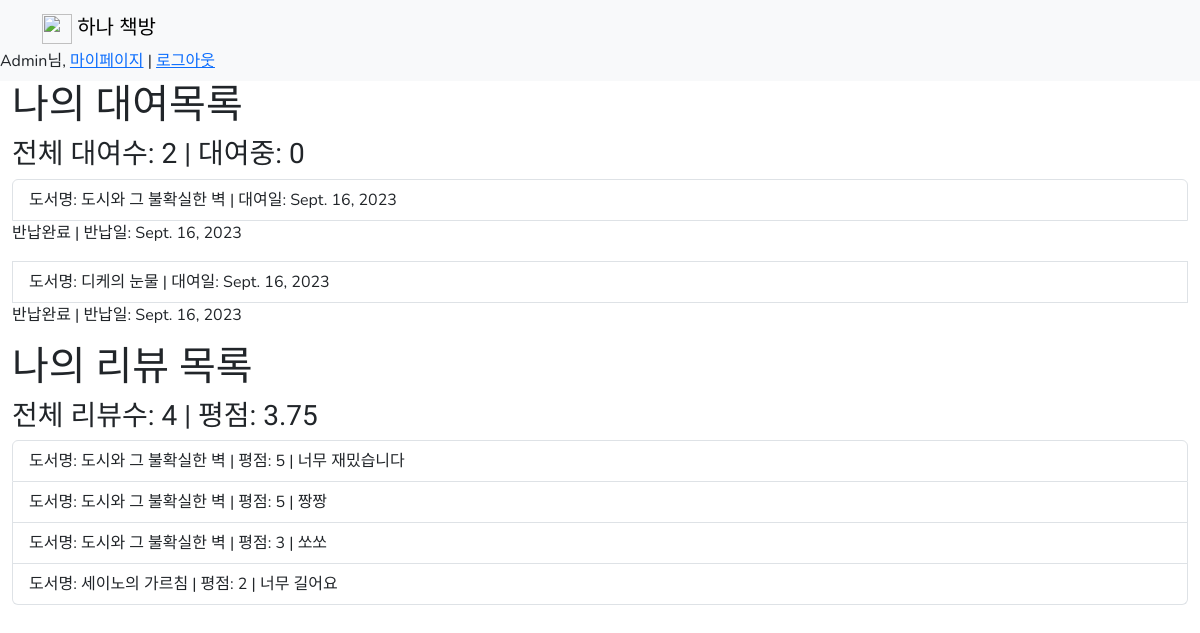
/books/my_rentals/ (signed in), run on the app's committed database.
### books/models.py (models this page shows, shortened)
class Rental(models.Model):
    rental_book = models.ForeignKey(Book, on_delete=models.CASCADE, related_name='rental_book')
    rental_user = models.ForeignKey(User, on_delete=models.CASCADE, related_name='rental_user')
    rental_date = models.DateField(auto_now_add=True) #최초 생성 일자
    return_date = models.DateField(null=True, blank=True) #반납 일자
    class Meta:
        ordering = ['return_date']

class Book(models.Model):
    title = models.CharField(max_length=200)
    author = models.CharField(max_length=200)
    publisher = models.CharField(max_length=200)
    stock = models.PositiveIntegerField()
    summary = models.TextField()
    image = models.ImageField(upload_to='book_image/',blank=True)
    class Meta:
        ordering = ['title']
    def __str__(self):
        return self.title

class ReviewRating(models.Model):
    review_book = models.ForeignKey(Book, on_delete=models.CASCADE, related_name='review_book')
    review_user = models.ForeignKey(User, on_delete=models.CASCADE, related_name='review_user')
    review = models.TextField(max_length=500, blank=False)
    rating = models.PositiveIntegerField(default=5, validators=[MaxValueValidator(5), MinValueValidator(1)]) #1~5
    created_date = models.DateTimeField(auto_now_add=True)
    updated_date = models.DateTimeField(auto_now=True)

### books/views.py (the view)
# urls.py: path('my_rentals/',MyRentalListView.as_view(),name='my_rentals'),
class MyRentalListView(LoginRequiredMixin,ListView):
    model = Rental
    context_object_name = 'rentals'
    template_name = 'books/myrental_list.html'
    def get_queryset(self):
        return Rental.objects.filter(rental_user=self.request.user)
    def get_context_data(self,  **kwargs):
        context = super().get_context_data(**kwargs)
        rental_count = cache.get('rental_count')
        if not rental_count:
            context['rental_count'] = Rental.objects.filter(rental_user=self.request.user).count()
            cache.set('rental_count', context['rental_count'])
        context['rental_count_not_return'] = Rental.objects.filter(rental_user=self.request.user, return_date__isnull=True).count()
        context['reviews'] = ReviewRating.objects.filter(review_user=self.request.user)
        context['review_count'] = ReviewRating.objects.filter(review_user=self.request.user).count()
        context['review_avg'] = ReviewRating.objects.filter(review_user=self.request.user).aggregate(Avg('rating'))['rating__avg']
        return context

### books/templates/books/myrental_list.html (shortened to what this page needs)
{% extends 'base.html' %}
{% block content %}
<h1>나의 대여목록 </h1>
<h3>전체 대여수: {{rental_count}} | 대여중: {{rental_count_not_return}} </h3>
<ul class="list-group">
    {% for rental in rentals %}
   <li class="list-group-item"> 도서명: {{rental.rental_book}} | 대여일: {{ rental.rental_date }}</li>
    {% if rental.return_date %}
    <p>반납완료 | 반납일: {{ rental.return_date }}</p>
    {% else %}
    <a class="list-gruop-item list-group-item-action" href="{% url 'book_return' rental.id%}">반납하기</a>
    {% endif %}
{% endfor %}
</ul>
<h1>나의 리뷰 목록 </h1>
<h3>전체 리뷰수: {{review_count}} | 평점: {{review_avg}}</h3>
<ul class="list-group">
    {% for review in reviews %}
   <li class="list-group-item"> 도서명: {{review.review_book}} | 평점: {{ review.rating }} | {{review.review}}</li>
{% endfor %}
</ul>
{% endblock %}

### templates/base.html (shortened to what this page needs)
<!doctype html>
<html lang="en">
<head>
    <link href="https://cdn.jsdelivr.net/npm/bootstrap@5.3.1/dist/css/bootstrap.min.css" rel="stylesheet">
</head>
<body>
<nav class="navbar bg-light">
    <div class="container">
        <a class='navbar-brand' href="{% url 'book_list' %}">
            <img src="https://cdn-icons-png.flaticon.com/512/5773/5773749.png" alt="" width="30" height="30">
            하나 책방
        </a>
    </div>
    <div>
        {% if request.user.is_authenticated %}
        {{request.user|title}}님,
        <a href="{% url 'my_rentals' %}">마이페이지</a> |
    <a href="{% url 'logout' %}">로그아웃</a>
    {% else %}
    <a href="{% url 'login' %}"> 로그인 </a>
    {% endif %}
    </div>
</nav>
<div class="container-fluid">
    {% block content %}
    {% endblock %}
</div>
</body>
</html>

### templates/base.html (style rules this page uses)
h1,h2,h3 { font-family: 'Black Han Sans', sans-serif; }
body { font-family: 'Nunito',sans-serif; }

### data on the page
Rental: rental_book "도시와 그 불확실한 벽", rental_date "Sept. 16, 2023", return_date "Sept. 16, 2023"
Rental: rental_book "디케의 눈물", rental_date "Sept. 16, 2023", return_date "Sept. 16, 2023"
ReviewRating: review_book "도시와 그 불확실한 벽", rating "5", review "너무 재밌습니다"
ReviewRating: review_book "도시와 그 불확실한 벽", rating "5", review "짱짱"
ReviewRating: review_book "도시와 그 불확실한 벽", rating "3", review "쏘쏘"
ReviewRating: review_book "세이노의 가르침", rating "2", review "너무 길어요"

### other printed values
{{ request.user|title }} "Admin"
{{ rental_count }} "2"
{{ rental_count_not_return }} "0"
{{ review_count }} "4"
{{ review_avg }} "3.75"
